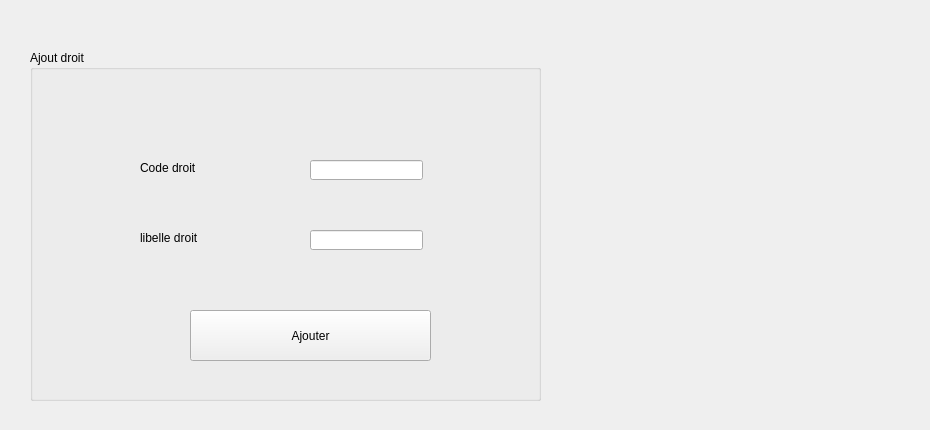
    <widget class="QWidget" name="page_8">
     <widget class="QGroupBox" name="groupBox_5">
      <property name="geometry">
       <rect>
        <x>30</x>
        <y>50</y>
        <width>511</width>
        <height>351</height>
       </rect>
      </property>
      <property name="title">
       <string>Ajout droit</string>
      </property>
      <widget class="QLineEdit" name="ajout_codedroit">
       <property name="geometry">
        <rect>
         <x>280</x>
         <y>110</y>
         <width>113</width>
         <height>20</height>
        </rect>
       </property>
      </widget>
      <widget class="QLabel" name="label_21">
       <property name="geometry">
        <rect>
         <x>110</x>
         <y>180</y>
         <width>81</width>
         <height>16</height>
        </rect>
       </property>
       <property name="text">
        <string>libelle droit</string>
       </property>
      </widget>
      <widget class="QLabel" name="label_20">
       <property name="geometry">
        <rect>
         <x>110</x>
         <y>110</y>
         <width>81</width>
         <height>16</height>
        </rect>
       </property>
       <property name="text">
        <string>Code droit</string>
       </property>
      </widget>
      <widget class="QPushButton" name="ajout_droit">
       <property name="geometry">
        <rect>
         <x>160</x>
         <y>260</y>
         <width>241</width>
         <height>51</height>
        </rect>
       </property>
       <property name="text">
        <string>Ajouter</string>
       </property>
      </widget>
      <widget class="QLineEdit" name="ajout_libelledroit">
       <property name="geometry">
        <rect>
         <x>280</x>
         <y>180</y>
         <width>113</width>
         <height>20</height>
        </rect>
       </property>
      </widget>
     </widget>
     <widget class="QLabel" name="label_32">
      <property name="geometry">
       <rect>
        <x>630</x>
        <y>90</y>
        <width>291</width>
        <height>331</height>
       </rect>
      </property>
      <property name="text">
       <string/>
      </property>
      <property name="pixmap">
       <pixmap>padlock_78356.png</pixmap>
      </property>
     </widget>
    </widget>
